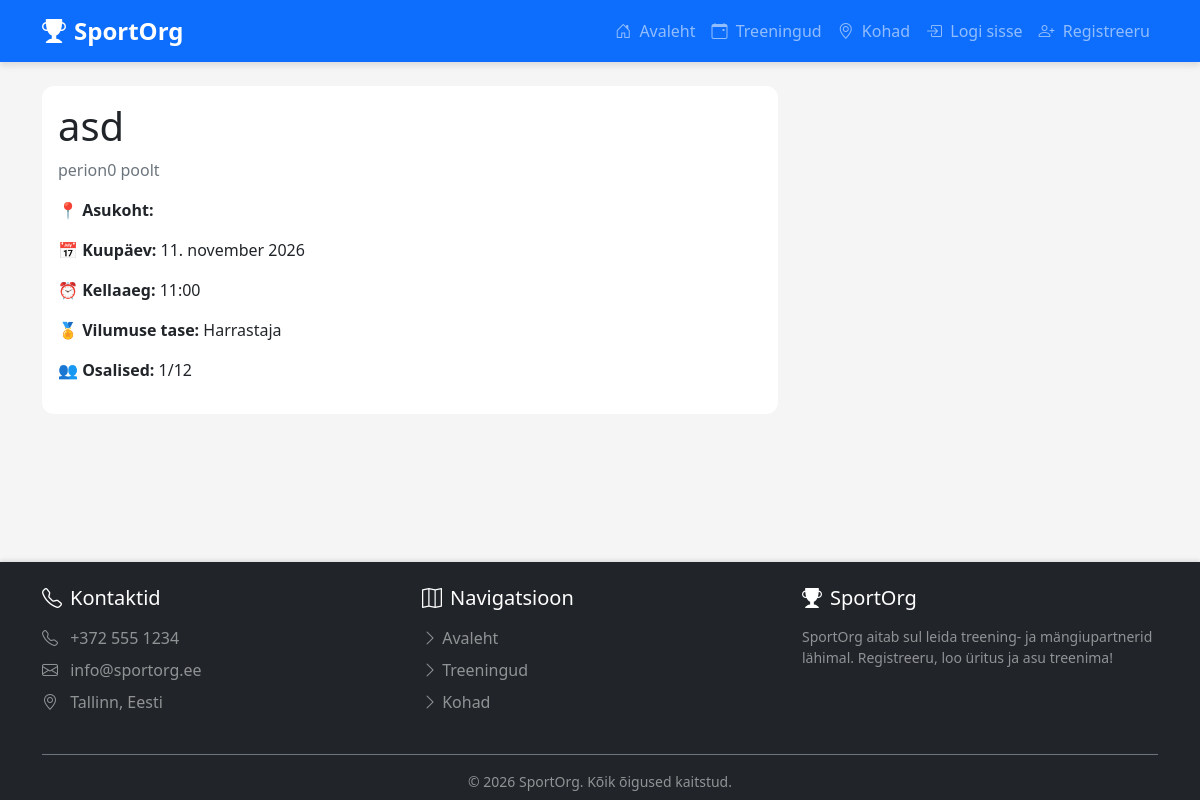
Page /src/pages/events/view.php?id=6 on the committed database.
### tables this page shows
CREATE TABLE events (
        id INTEGER PRIMARY KEY AUTOINCREMENT,
        title TEXT NOT NULL,
        description TEXT,
        sport_type TEXT NOT NULL,
        location_id INTEGER,
        creator_id INTEGER NOT NULL,
        event_date DATE NOT NULL,
        event_time TIME NOT NULL,
        duration INTEGER DEFAULT 120,
        max_participants INTEGER NOT NULL,
        current_participants INTEGER DEFAULT 1,
        skill_level TEXT NOT NULL,
        status TEXT DEFAULT 'active',
        created_at DATETIME DEFAULT CURRENT_TIMESTAMP,
        FOREIGN KEY (location_id) REFERENCES locations(id) ON DELETE SET NULL,
        FOREIGN KEY (creator_id) REFERENCES users(id) ON DELETE CASCADE
    );

CREATE TABLE users (
        id INTEGER PRIMARY KEY AUTOINCREMENT,
        username TEXT UNIQUE NOT NULL,
        email TEXT UNIQUE NOT NULL,
        password TEXT NOT NULL,
        phone TEXT,
        avatar TEXT,
        rating REAL DEFAULT 0,
        total_ratings INTEGER DEFAULT 0,
        total_events INTEGER DEFAULT 0,
        participated_events INTEGER DEFAULT 0,
        attended_events INTEGER DEFAULT 0,
        remember_token TEXT,
        created_at DATETIME DEFAULT CURRENT_TIMESTAMP
    );

### src/config/bootstrap.php (called while the page is built, shortened)
<?php
$rootDir = dirname(__DIR__, 2);
require_once $rootDir . '/src/helpers/functions.php';
if (!function_exists('fetchOne')) {
    function fetchOne($pdo, $sql, $params = []) {
        $stmt = $pdo->prepare($sql);
        $stmt->execute($params);
        return $stmt->fetch();
    }
}
?>

### src/helpers/functions.php (called while the page is built, shortened)
<?php
function clean($data) {
    return htmlspecialchars($data, ENT_QUOTES, 'UTF-8');
}
function translateSkillLevel($level) {
    $translations = [
        'Начинающий' => 'Algaja',
        'Любитель' => 'Harrastaja',
        'Продвинутый' => 'Edasijõudnu',
        'Профессионал' => 'Professionaal'
    ];
    return $translations[$level] ?? $level;
}
function formatDateEt($date) {
    $months = [
        'jaanuar', 'veebruar', 'märts', 'aprill', 'mai', 'juuni',
        'juuli', 'august', 'september', 'oktoober', 'november', 'detsember'
    ];
    $timestamp = strtotime($date);
    $day = date('d', $timestamp);
    $month = $months[(int)date('m', $timestamp) - 1];
    $year = date('Y', $timestamp);
    return "$day. $month $year";
}
function formatTimeEt($time) {
    return date('H:i', strtotime($time));
}
?>

### src/pages/events/view.php (the view, shortened to what this page needs)
<?php
require_once dirname(__DIR__, 3) . '/src/config/bootstrap.php';
$id = (int)($_GET['id'] ?? 0);
$event = fetchOne($pdo,
    "SELECT e.*, u.username, l.name as location_name
     FROM events e
     JOIN users u ON e.creator_id = u.id
     LEFT JOIN locations l ON e.location_id = l.id
     WHERE e.id = ?",
    [$id]);
require_once BASE_PATH . '/src/components/Header.php';
?>
<div class="row">
    <div class="col-md-8">
        <div class="card mb-4">
            <div class="card-body">
                <h1><?php echo clean($event['title']); ?></h1>
                <p class="text-muted"><?php echo clean($event['username']); ?> poolt</p>
                <div class="mb-3">
                    <p><strong>📍 Asukoht:</strong> <?php echo clean($event['location_name']); ?></p>
                    <p><strong>📅 Kuupäev:</strong> <?php echo formatDateEt($event['event_date']); ?></p>
                    <p><strong>⏰ Kellaaeg:</strong> <?php echo formatTimeEt($event['event_time']); ?></p>
                    <p><strong>🏅 Vilumuse tase:</strong> <?php echo translateSkillLevel($event['skill_level']); ?></p>
                    <p><strong>👥 Osalised:</strong> <?php echo $event['current_participants']; ?>/<?php echo $event['max_participants']; ?></p>
                </div>
            </div>
        </div>
    </div>
</div>
<?php require_once BASE_PATH . '/src/components/Footer.php'; ?>

### public/assets/css/style.css (style rules this page uses)
:root { --primary-color: #0d6efd; --secondary-color: #6c757d; --success-color: #198754; --danger-color: #dc3545; --warning-color: #ffc107; --info-color: #0dcaf0; --light-color: #f8f9fa; --dark-color: #212529; }
* { margin: 0; padding: 0; box-sizing: border-box; }
body { font-family: 'Segoe UI', Tahoma, Geneva, Verdana, sans-serif; background-color: #f5f5f5; min-height: 100vh; display: flex; flex-direction: column; }
.card { border: none; border-radius: 12px; transition: all 0.3s ease; }
.text-muted { color: var(--secondary-color) !important; }

### rows in the picture
events: title "asd", creator.username "perion0", event_date "11. november 2026", event_time "11:00", current_participants "1", max_participants "12"
